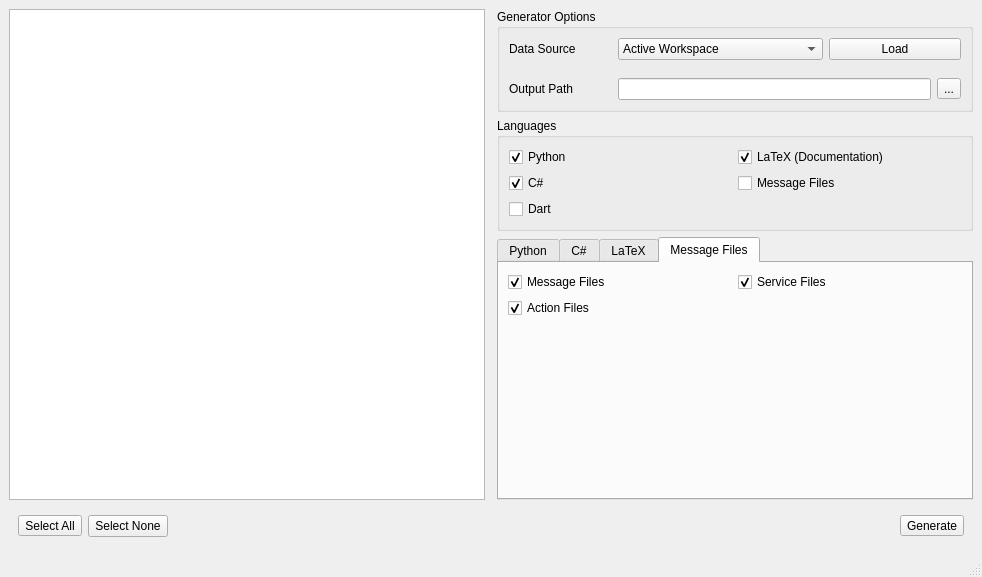
<?xml version="1.0" encoding="UTF-8"?>
<ui version="4.0">
 <class>MainWindow</class>
 <widget class="QMainWindow" name="MainWindow">
  <property name="geometry">
   <rect>
    <x>0</x>
    <y>0</y>
    <width>982</width>
    <height>577</height>
   </rect>
  </property>
  <property name="windowTitle">
   <string>Visus Bridge Code Generator</string>
  </property>
  <widget class="QWidget" name="centralwidget">
   <layout class="QGridLayout" name="gridLayout">
    <item row="0" column="2">
     <layout class="QGridLayout" name="gridLayout_2">
      <item row="1" column="0">
       <widget class="QGroupBox" name="groupBox">
        <property name="title">
         <string>Languages</string>
        </property>
        <layout class="QGridLayout" name="gridLayout_3">
         <item row="0" column="1">
          <widget class="QCheckBox" name="checkBox_3">
           <property name="text">
            <string>LaTeX (Documentation)</string>
           </property>
           <property name="checked">
            <bool>true</bool>
           </property>
          </widget>
         </item>
         <item row="1" column="0">
          <widget class="QCheckBox" name="checkBox_2">
           <property name="text">
            <string>C#</string>
           </property>
           <property name="checked">
            <bool>true</bool>
           </property>
          </widget>
         </item>
         <item row="1" column="1">
          <widget class="QCheckBox" name="checkBox_6">
           <property name="text">
            <string>Message Files</string>
           </property>
          </widget>
         </item>
         <item row="0" column="0">
          <widget class="QCheckBox" name="checkBox">
           <property name="text">
            <string>Python</string>
           </property>
           <property name="checked">
            <bool>true</bool>
           </property>
          </widget>
         </item>
         <item row="2" column="0">
          <widget class="QCheckBox" name="checkBox_10">
           <property name="text">
            <string>Dart</string>
           </property>
          </widget>
         </item>
        </layout>
       </widget>
      </item>
      <item row="0" column="0">
       <widget class="QGroupBox" name="groupBox_2">
        <property name="title">
         <string>Generator Options</string>
        </property>
        <layout class="QGridLayout" name="gridLayout_4">
         <item row="0" column="3" colspan="2">
          <widget class="QPushButton" name="btn_load_data">
           <property name="text">
            <string>Load</string>
           </property>
          </widget>
         </item>
         <item row="0" column="1" colspan="2">
          <widget class="QComboBox" name="combo_data_source">
           <item>
            <property name="text">
             <string>Active Workspace</string>
            </property>
           </item>
           <item>
            <property name="text">
             <string>Message Files</string>
            </property>
           </item>
           <item>
            <property name="text">
             <string>Command Line</string>
            </property>
           </item>
          </widget>
         </item>
         <item row="3" column="0">
          <widget class="QLabel" name="label_5">
           <property name="text">
            <string>Output Path</string>
           </property>
          </widget>
         </item>
         <item row="3" column="4">
          <widget class="QToolButton" name="toolButton_5">
           <property name="text">
            <string>...</string>
           </property>
          </widget>
         </item>
         <item row="1" column="0" rowspan="2" colspan="3">
          <widget class="QWidget" name="data_source_widget" native="true"/>
         </item>
         <item row="0" column="0">
          <widget class="QLabel" name="label_6">
           <property name="text">
            <string>Data Source</string>
           </property>
          </widget>
         </item>
         <item row="3" column="1" colspan="3">
          <widget class="QLineEdit" name="lineEdit_3"/>
         </item>
        </layout>
       </widget>
      </item>
     </layout>
    </item>
    <item row="1" column="2" rowspan="3">
     <widget class="QTabWidget" name="tabWidget">
      <property name="currentIndex">
       <number>3</number>
      </property>
      <widget class="QWidget" name="tab">
       <attribute name="title">
        <string>Python</string>
       </attribute>
       <layout class="QGridLayout" name="gridLayout_6">
        <item row="2" column="0">
         <spacer name="verticalSpacer_2">
          <property name="orientation">
           <enum>Qt::Vertical</enum>
          </property>
          <property name="sizeHint" stdset="0">
           <size>
            <width>20</width>
            <height>40</height>
           </size>
          </property>
         </spacer>
        </item>
        <item row="0" column="0">
         <widget class="QLabel" name="label_3">
          <property name="text">
           <string>Package base name</string>
          </property>
         </widget>
        </item>
        <item row="0" column="1">
         <widget class="QLineEdit" name="lineEdit">
          <property name="text">
           <string>rosmessages</string>
          </property>
         </widget>
        </item>
        <item row="1" column="0">
         <widget class="QCheckBox" name="checkBox_4">
          <property name="text">
           <string>Flatten Package Structure</string>
          </property>
         </widget>
        </item>
       </layout>
      </widget>
      <widget class="QWidget" name="tab_2">
       <attribute name="title">
        <string>C#</string>
       </attribute>
       <layout class="QGridLayout" name="gridLayout_7">
        <item row="0" column="1">
         <widget class="QLineEdit" name="lineEdit_2">
          <property name="text">
           <string>rosmessages</string>
          </property>
         </widget>
        </item>
        <item row="0" column="0">
         <widget class="QLabel" name="label_4">
          <property name="text">
           <string>Base Namespace</string>
          </property>
         </widget>
        </item>
        <item row="2" column="1">
         <spacer name="verticalSpacer_3">
          <property name="orientation">
           <enum>Qt::Vertical</enum>
          </property>
          <property name="sizeHint" stdset="0">
           <size>
            <width>20</width>
            <height>40</height>
           </size>
          </property>
         </spacer>
        </item>
        <item row="1" column="0">
         <widget class="QCheckBox" name="checkBox_5">
          <property name="text">
           <string>Flatten Namespace Structure</string>
          </property>
         </widget>
        </item>
       </layout>
      </widget>
      <widget class="QWidget" name="tab_3">
       <attribute name="title">
        <string>LaTeX</string>
       </attribute>
       <layout class="QGridLayout" name="gridLayout_5">
        <item row="0" column="0">
         <widget class="QLabel" name="label_2">
          <property name="text">
           <string>File Mode</string>
          </property>
         </widget>
        </item>
        <item row="2" column="0">
         <spacer name="verticalSpacer">
          <property name="orientation">
           <enum>Qt::Vertical</enum>
          </property>
          <property name="sizeHint" stdset="0">
           <size>
            <width>20</width>
            <height>40</height>
           </size>
          </property>
         </spacer>
        </item>
        <item row="0" column="1">
         <widget class="QComboBox" name="comboBox_2">
          <item>
           <property name="text">
            <string>Single File</string>
           </property>
          </item>
          <item>
           <property name="text">
            <string>Multiple Files</string>
           </property>
          </item>
          <item>
           <property name="text">
            <string>Standalone</string>
           </property>
          </item>
         </widget>
        </item>
        <item row="1" column="0">
         <widget class="QLabel" name="label_8">
          <property name="text">
           <string>Relative path to main file</string>
          </property>
         </widget>
        </item>
        <item row="1" column="1">
         <widget class="QLineEdit" name="lineEdit_5"/>
        </item>
       </layout>
      </widget>
      <widget class="QWidget" name="tab_4">
       <attribute name="title">
        <string>Message Files</string>
       </attribute>
       <layout class="QGridLayout" name="gridLayout_10">
        <item row="0" column="1">
         <widget class="QCheckBox" name="checkBox_8">
          <property name="text">
           <string>Service Files</string>
          </property>
          <property name="checked">
           <bool>true</bool>
          </property>
         </widget>
        </item>
        <item row="0" column="0">
         <widget class="QCheckBox" name="checkBox_7">
          <property name="text">
           <string>Message Files</string>
          </property>
          <property name="checked">
           <bool>true</bool>
          </property>
         </widget>
        </item>
        <item row="1" column="0">
         <widget class="QCheckBox" name="checkBox_9">
          <property name="text">
           <string>Action Files</string>
          </property>
          <property name="checked">
           <bool>true</bool>
          </property>
         </widget>
        </item>
        <item row="2" column="0">
         <spacer name="verticalSpacer_4">
          <property name="orientation">
           <enum>Qt::Vertical</enum>
          </property>
          <property name="sizeHint" stdset="0">
           <size>
            <width>20</width>
            <height>40</height>
           </size>
          </property>
         </spacer>
        </item>
       </layout>
      </widget>
     </widget>
    </item>
    <item row="0" column="0" rowspan="4">
     <widget class="QTreeView" name="treeView">
      <property name="sizePolicy">
       <sizepolicy hsizetype="Expanding" vsizetype="Expanding">
        <horstretch>0</horstretch>
        <verstretch>0</verstretch>
       </sizepolicy>
      </property>
     </widget>
    </item>
    <item row="4" column="0" colspan="3">
     <widget class="QWidget" name="widget" native="true">
      <property name="sizePolicy">
       <sizepolicy hsizetype="Expanding" vsizetype="Fixed">
        <horstretch>0</horstretch>
        <verstretch>0</verstretch>
       </sizepolicy>
      </property>
      <layout class="QGridLayout" name="gridLayout_9">
       <item row="0" column="3">
        <spacer name="horizontalSpacer_2">
         <property name="orientation">
          <enum>Qt::Horizontal</enum>
         </property>
         <property name="sizeHint" stdset="0">
          <size>
           <width>40</width>
           <height>20</height>
          </size>
         </property>
        </spacer>
       </item>
       <item row="0" column="1">
        <widget class="QToolButton" name="toolButton">
         <property name="text">
          <string>Select All</string>
         </property>
        </widget>
       </item>
       <item row="0" column="4">
        <widget class="QToolButton" name="toolButton_3">
         <property name="text">
          <string>Generate</string>
         </property>
        </widget>
       </item>
       <item row="0" column="2">
        <widget class="QPushButton" name="pushButton">
         <property name="text">
          <string>Select None</string>
         </property>
        </widget>
       </item>
      </layout>
     </widget>
    </item>
   </layout>
  </widget>
  <widget class="QMenuBar" name="menubar">
   <property name="geometry">
    <rect>
     <x>0</x>
     <y>0</y>
     <width>982</width>
     <height>17</height>
    </rect>
   </property>
  </widget>
  <widget class="QStatusBar" name="statusbar"/>
 </widget>
 <resources/>
 <connections/>
</ui>
